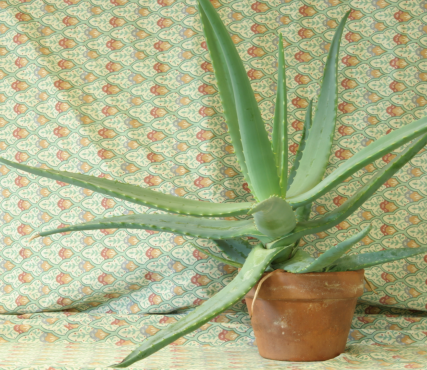
%> input picture src/aloe/view0.png, 427 x 370 px
$ octave code1.m   (GNU Octave 9; MATLAB toolbox functions it lacks are replaced by stand-ins)
%> lines starting %> are read from the running program, lines starting %| are printed output that depends on the picture
ileft = imread('aloe/view0.png');
%> ileft is the input picture: size 370x427x3 uint8; mean R, G, B 170.2, 176.3, 135.7
iright = imread('aloe/view1.png');
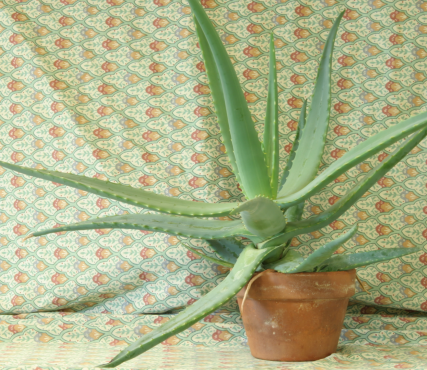
%> input picture src/aloe/view1.png, 427 x 370 px
%> iright is the input picture: size 370x427x3 uint8; mean R, G, B 170.3, 176.3, 135.7

[m, n] = size(ileft);
%> m = 370; n = 1281


il = double(rgb2gray(ileft));
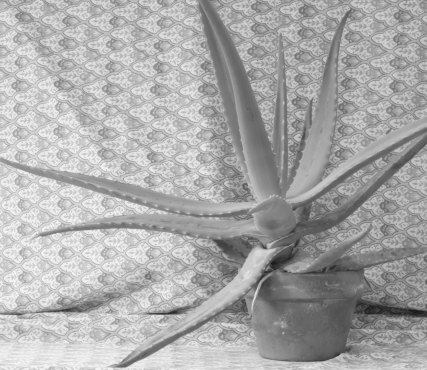
%> il: size 370x427 double; min 25, max 245, mean 169.8
ir = double(rgb2gray(iright));
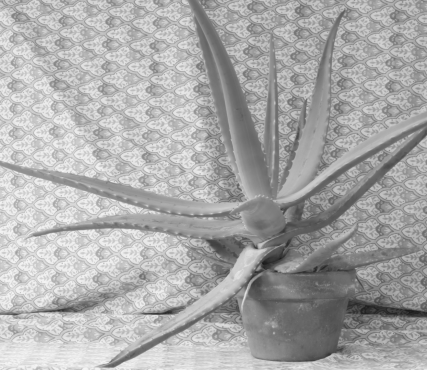
%> ir: size 370x427 double; min 24, max 246, mean 169.8
% [10 lines of commented-out code are left out]

el = edge(il, 'canny',0.01);
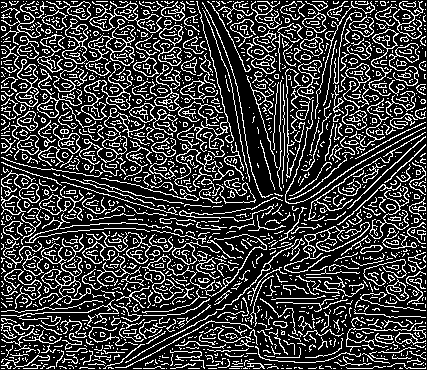
%> el: size 370x427 logical; 24% white in thin lines or dots
er = edge(ir, 'canny',0.01);
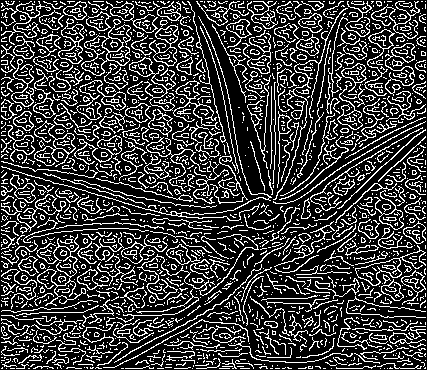
%> er: size 370x427 logical; 24% white in thin lines or dots

% [6 lines of commented-out code are left out]

max_disparity = 60;

[M, N] = size(il);
%> M = 370; N = 427
wsize = 25;
wsize = (wsize -1)/2;
win = -wsize:wsize;

img3 = zeros(M,N);
mask = zeros(M,N);


disp(['Dimensions : H =' num2str(M) ' | W =' num2str(N)])
%| Dimensions : H =370 | W =427

%> (the run ends here)
